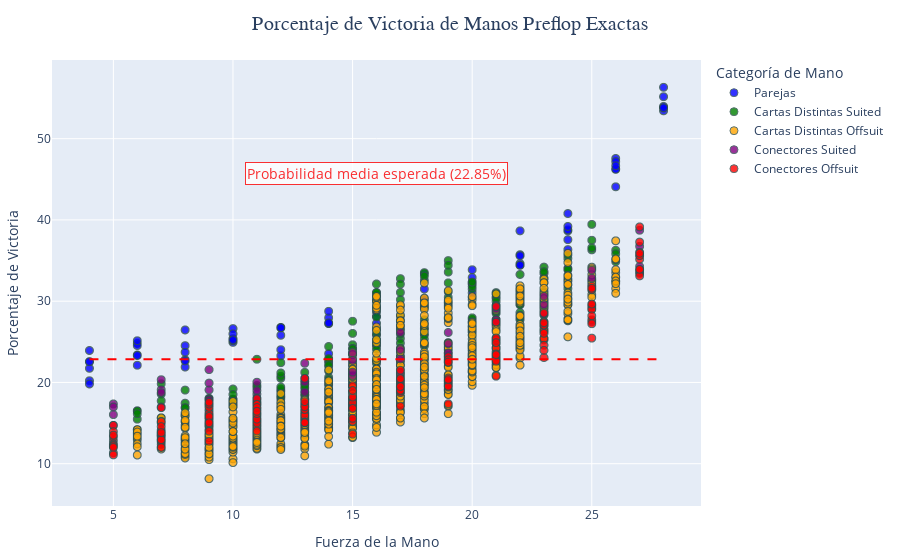

The notebook cell saved with this chart:
### Markdown cell above
Por último, visualizamos los datos en un Scatterplot con leyenda para dividir cada tipo de mano en colores, información de cada mano específica al hacer hover sobre ella, recta de regresión lineal para tener como referencia la probabilidad media de ganar una mano etc.

### Code cell
# Creamos una métrica para el eje X: fuerza de la mano
card_values = {str(i): i for i in range(2, 10)}
card_values.update({'10': 10, 'J': 11, 'Q': 12, 'K': 13, 'A': 14})

def hand_strength(hand):
    cards = eval(hand)
    return sum(card_values[card[:-1]] for card in cards)

scatter_data = victory_rate_by_hand.reset_index()
scatter_data.columns = ['Cartas', 'Win Rate']
scatter_data['Strength'] = scatter_data['Cartas'].apply(hand_strength)

# Categorizamos las manos para colorear el scatterplot
def categorize_hand(hand):
    cards = eval(hand)
    values = [card[:-1] for card in cards]
    suits = [card[-1] for card in cards]
    value_ranks = sorted([card_values[v] for v in values])
    
    if values[0] == values[1]:
        return "Parejas"
    elif suits[0] == suits[1]:
        if abs(value_ranks[1] - value_ranks[0]) == 1:
            return "Conectores Suited"
        else:
            return "Cartas Distintas Suited"
    else:
        if abs(value_ranks[1] - value_ranks[0]) == 1:
            return "Conectores Offsuit"
        else:
            return "Cartas Distintas Offsuit"

# Guardamos la categoría en el dataframe
scatter_data['Category'] = scatter_data['Cartas'].apply(categorize_hand)

# Creamos el scatterplot con la categoría como color
fig = px.scatter(
    scatter_data,
    x='Strength',
    y='Win Rate',
    color='Category',
    hover_data={
        'Cartas': True,
        'Win Rate': ':.2f',
    },
    title="Porcentaje de Victoria de Manos Preflop Exactas",
    labels={"Strength": "Fuerza de la Mano", "Win Rate": "Porcentaje de Victoria", "Category": "Categoría"},
    color_discrete_map={
        "Parejas": "blue",
        "Cartas Distintas Offsuit": "orange",
        "Cartas Distintas Suited": "green",
        "Conectores Suited": "purple",
        "Conectores Offsuit": "red",
    }
)

# Agregamos la recta de regresión lineal como referencia
average_expected_rate = df['expected_win_rate'].mean()
fig.add_shape(
    type="line",
    x0=scatter_data['Strength'].min(),
    y0=average_expected_rate,
    x1=scatter_data['Strength'].max(),
    y1=average_expected_rate,
    line=dict(color="Red", width=2, dash="dash"),
    xref="x",
    yref="y"
)

# Añadimos una anotación con la probabilidad media esperada
fig.add_annotation(
    x=scatter_data['Strength'].mean(),  
    y=average_expected_rate * 2,
    xref="x",
    yref="y",
    text=f"Probabilidad media esperada ({average_expected_rate:.2f}%)",
    showarrow=False,
    font=dict(color="Red", size=14),
    align="center",
    bgcolor="white",
    bordercolor="red",
    borderwidth=1,
    opacity=0.8
)

# Ajustamos el diseño del gráfico
fig.update_traces(marker=dict(size=8, opacity=0.8, line=dict(width=1, color='DarkSlateGrey')))
fig.update_layout(
    legend=dict(title="Categoría de Mano"),
    title=dict(font=dict(size=20, family="Arial"), x=0.5),
    margin=dict(l=40, r=40, t=60, b=40)
)

# Mostrar el gráfico
fig.show()

### Figure 1 — Plotly figure (JSON) as saved in the notebook; plotly's stock layout.template omitted (floating-point values rounded to 4 significant figures; data arrays with more than 128 entries replaced by an {"elided": "..."} marker saying what was removed)
{"data": [{"customdata": [["['10♠', '10♣']"], ["['10♠', '10♥']"], ["['10♠', '10♦']"], ["['10♣', '10♥']"], ["['10♣', '10♦']"], ["['10♥', '10♦']"], ["['2♠', '2♣']"], ["['2♠', '2♥']"], ["['2♠', '2♦']"], ["['2♣', '2♥']"], ["['2♣', '2♦']"], ["['2♥', '2♦']"], ["['3♠', '3♣']"], ["['3♠', '3♥']"], ["['3♠', '3♦']"], ["['3♣', '3♥']"], ["['3♣', '3♦']"], ["['3♥', '3♦']"], ["['4♠', '4♣']"], ["['4♠', '4♥']"], ["['4♠', '4♦']"], ["['4♣', '4♥']"], ["['4♣', '4♦']"], ["['4♥', '4♦']"], ["['5♠', '5♣']"], ["['5♠', '5♥']"], ["['5♠', '5♦']"], ["['5♣', '5♥']"], ["['5♣', '5♦']"], ["['5♥', '5♦']"], ["['6♠', '6♣']"], ["['6♠', '6♥']"], ["['6♠', '6♦']"], ["['6♣', '6♥']"], ["['6♣', '6♦']"], ["['6♥', '6♦']"], ["['7♠', '7♣']"], ["['7♠', '7♥']"], ["['7♠', '7♦']"], ["['7♣', '7♥']"], ["['7♣', '7♦']"], ["['7♥', '7♦']"], ["['8♠', '8♣']"], ["['8♠', '8♥']"], ["['8♠', '8♦']"], ["['8♣', '8♥']"], ["['8♣', '8♦']"], ["['8♥', '8♦']"], ["['9♠', '9♣']"], ["['9♠', '9♥']"], ["['9♠', '9♦']"], ["['9♣', '9♥']"], ["['9♣', '9♦']"], ["['9♥', '9♦']"], ["['A♠', 'A♣']"], ["['A♠', 'A♥']"], ["['A♠', 'A♦']"], ["['A♣', 'A♥']"], ["['A♣', 'A♦']"], ["['A♥', 'A♦']"], ["['J♠', 'J♣']"], ["['J♠', 'J♥']"], ["['J♠', 'J♦']"], ["['J♣', 'J♥']"], ["['J♣', 'J♦']"], ["['J♥', 'J♦']"], ["['K♠', 'K♣']"], ["['K♠', 'K♥']"], ["['K♠', 'K♦']"], ["['K♣', 'K♥']"], ["['K♣', 'K♦']"], ["['K♥', 'K♦']"], ["['Q♠', 'Q♣']"], ["['Q♠', 'Q♥']"], ["['Q♠', 'Q♦']"], ["['Q♣', 'Q♥']"], ["['Q♣', 'Q♦']"], ["['Q♥', 'Q♦']"]], "hovertemplate": "Categoría=Parejas<br>Fuerza de la Mano=%{x}<br>Porcentaje de Victoria=%{y:.2f}<br>Cartas=%{customdata[0]}<extra></extra>", "legendgroup": "Parejas", "marker": {"color": "blue", "line": {"color": "DarkSlateGrey", "width": 1}, "opacity": 0.8, "size": 8, "symbol": "circle"}, "mode": "markers", "name": "Parejas", "showlegend": true, "type": "scattergl", "x": [20, 20, 20, 20, 20, 20, 4, 4, 4, 4, 4, 4, 6, 6, 6, 6, 6, 6, 8, 8, 8, 8, 8, 8, 10, 10, 10, 10, 10, 10, 12, 12, 12, 12, 12, 12, 14, 14, 14, 14, 14, 14, 16, 16, 16, 16, 16, 16, 18, 18, 18, 18, 18, 18, 28, 28, 28, 28, 28, 28, 22, 22, 22, 22, 22, 22, 26, 26, 26, 26, 26, 26, 24, 24, 24, 24, 24, 24], "xaxis": "x", "y": [31.02, 30.47, 32.12, 33.87, 32.16, 32.9, 22.54, 20.21, 21.74, 23.93, 22.56, 19.81, 23.38, 24.8, 24.54, 23.31, 22.12, 25.13, 26.46, 21.9, 24.53, 22.8, 22.65, 23.72, 24.93, 26.63, 25.13, 25.38, 25.98, 25.23, 25.8, 26.75, 26.77, 23.28, 26.72, 24.03, 27.25, 27.96, 28.75, 27.25, 23.54, 27.33, 28.65, 24.65, 27.28, 28.15, 25.8, 30.65, 31.49, 29.19, 30.29, 33.38, 29.29, 30.08, 53.43, 53.83, 55.16, 53.97, 56.32, 53.78, 34.63, 38.66, 35.72, 35.59, 34.42, 34.44, 46.27, 47.56, 46.23, 47.18, 46.67, 44.08, 38.65, 38.78, 40.79, 39.2, 37.57, 36.35], "yaxis": "y"}, {"customdata": {"elided": "264x1 str values"}, "hovertemplate": "Categoría=Cartas Distintas Suited<br>Fuerza de la Mano=%{x}<br>Porcentaje de Victoria=%{y:.2f}<br>Cartas=%{customdata[0]}<extra></extra>", "legendgroup": "Cartas Distintas Suited", "marker": {"color": "green", "line": {"color": "DarkSlateGrey", "width": 1}, "opacity": 0.8, "size": 8, "symbol": "circle"}, "mode": "markers", "name": "Cartas Distintas Suited", "showlegend": true, "type": "scattergl", "x": {"elided": "264 int values"}, "xaxis": "x", "y": {"elided": "264 float values"}, "yaxis": "y"}, {"customdata": {"elided": "792x1 str values"}, "hovertemplate": "Categoría=Cartas Distintas Offsuit<br>Fuerza de la Mano=%{x}<br>Porcentaje de Victoria=%{y:.2f}<br>Cartas=%{customdata[0]}<extra></extra>", "legendgroup": "Cartas Distintas Offsuit", "marker": {"color": "orange", "line": {"color": "DarkSlateGrey", "width": 1}, "opacity": 0.8, "size": 8, "symbol": "circle"}, "mode": "markers", "name": "Cartas Distintas Offsuit", "showlegend": true, "type": "scattergl", "x": {"elided": "792 int values"}, "xaxis": "x", "y": {"elided": "792 float values"}, "yaxis": "y"}, {"customdata": [["['10♠', '9♠']"], ["['10♠', 'J♠']"], ["['10♣', '9♣']"], ["['10♣', 'J♣']"], ["['10♥', '9♥']"], ["['10♥', 'J♥']"], ["['10♦', '9♦']"], ["['10♦', 'J♦']"], ["['2♠', '3♠']"], ["['2♣', '3♣']"], ["['2♥', '3♥']"], ["['2♦', '3♦']"], ["['3♠', '4♠']"], ["['3♣', '4♣']"], ["['3♥', '4♥']"], ["['3♦', '4♦']"], ["['4♠', '5♠']"], ["['4♣', '5♣']"], ["['4♥', '5♥']"], ["['4♦', '5♦']"], ["['5♠', '6♠']"], ["['5♣', '6♣']"], ["['5♥', '6♥']"], ["['5♦', '6♦']"], ["['6♠', '7♠']"], ["['6♣', '7♣']"], ["['6♥', '7♥']"], ["['6♦', '7♦']"], ["['7♠', '8♠']"], ["['7♣', '8♣']"], ["['7♥', '8♥']"], ["['7♦', '8♦']"], ["['8♠', '9♠']"], ["['8♣', '9♣']"], ["['8♥', '9♥']"], ["['8♦', '9♦']"], ["['A♠', 'K♠']"], ["['A♣', 'K♣']"], ["['A♥', 'K♥']"], ["['A♦', 'K♦']"], ["['J♠', 'Q♠']"], ["['J♣', 'Q♣']"], ["['J♥', 'Q♥']"], ["['J♦', 'Q♦']"], ["['K♠', 'Q♠']"], ["['K♣', 'Q♣']"], ["['K♥', 'Q♥']"], ["['K♦', 'Q♦']"]], "hovertemplate": "Categoría=Conectores Suited<br>Fuerza de la Mano=%{x}<br>Porcentaje de Victoria=%{y:.2f}<br>Cartas=%{customdata[0]}<extra></extra>", "legendgroup": "Conectores Suited", "marker": {"color": "purple", "line": {"color": "DarkSlateGrey", "width": 1}, "opacity": 0.8, "size": 8, "symbol": "circle"}, "mode": "markers", "name": "Conectores Suited", "showlegend": true, "type": "scattergl", "x": [19, 21, 19, 21, 19, 21, 19, 21, 5, 5, 5, 5, 7, 7, 7, 7, 9, 9, 9, 9, 11, 11, 11, 11, 13, 13, 13, 13, 15, 15, 15, 15, 17, 17, 17, 17, 27, 27, 27, 27, 23, 23, 23, 23, 25, 25, 25, 25], "xaxis": "x", "y": [23.36, 29.05, 24.77, 29.32, 23.64, 27.73, 26.15, 27.46, 16.04, 14.71, 17.35, 16.98, 19.11, 18.75, 16.97, 20.34, 17.88, 19.08, 19.92, 21.58, 20.03, 18.56, 19.01, 18.09, 20.5, 18.81, 22.36, 20.05, 20.83, 23.63, 22.72, 21.27, 22.89, 24.04, 26.14, 21.24, 34.27, 36.75, 33.42, 38.73, 30.61, 27.02, 29.55, 28.41, 27.46, 31.47, 32.84, 33.82], "yaxis": "y"}, {"customdata": {"elided": "144x1 str values"}, "hovertemplate": "Categoría=Conectores Offsuit<br>Fuerza de la Mano=%{x}<br>Porcentaje de Victoria=%{y:.2f}<br>Cartas=%{customdata[0]}<extra></extra>", "legendgroup": "Conectores Offsuit", "marker": {"color": "red", "line": {"color": "DarkSlateGrey", "width": 1}, "opacity": 0.8, "size": 8, "symbol": "circle"}, "mode": "markers", "name": "Conectores Offsuit", "showlegend": true, "type": "scattergl", "x": {"elided": "144 int values"}, "xaxis": "x", "y": {"elided": "144 float values"}, "yaxis": "y"}], "layout": {"annotations": [{"align": "center", "bgcolor": "white", "bordercolor": "red", "borderwidth": 1, "font": {"color": "Red", "size": 14}, "opacity": 0.8, "showarrow": false, "text": "Probabilidad media esperada (22.85%)", "x": 16, "xref": "x", "y": 45.71, "yref": "y"}], "legend": {"title": {"text": "Categoría de Mano"}, "tracegroupgap": 0}, "margin": {"b": 40, "l": 40, "r": 40, "t": 60}, "shapes": [{"line": {"color": "Red", "dash": "dash", "width": 2}, "type": "line", "x0": 4, "x1": 28, "xref": "x", "y0": 22.85, "y1": 22.85, "yref": "y"}], "title": {"font": {"family": "Arial", "size": 20}, "text": "Porcentaje de Victoria de Manos Preflop Exactas", "x": 0.5}, "xaxis": {"anchor": "y", "domain": [0, 1], "title": {"text": "Fuerza de la Mano"}}, "yaxis": {"anchor": "x", "domain": [0, 1], "title": {"text": "Porcentaje de Victoria"}}}}
